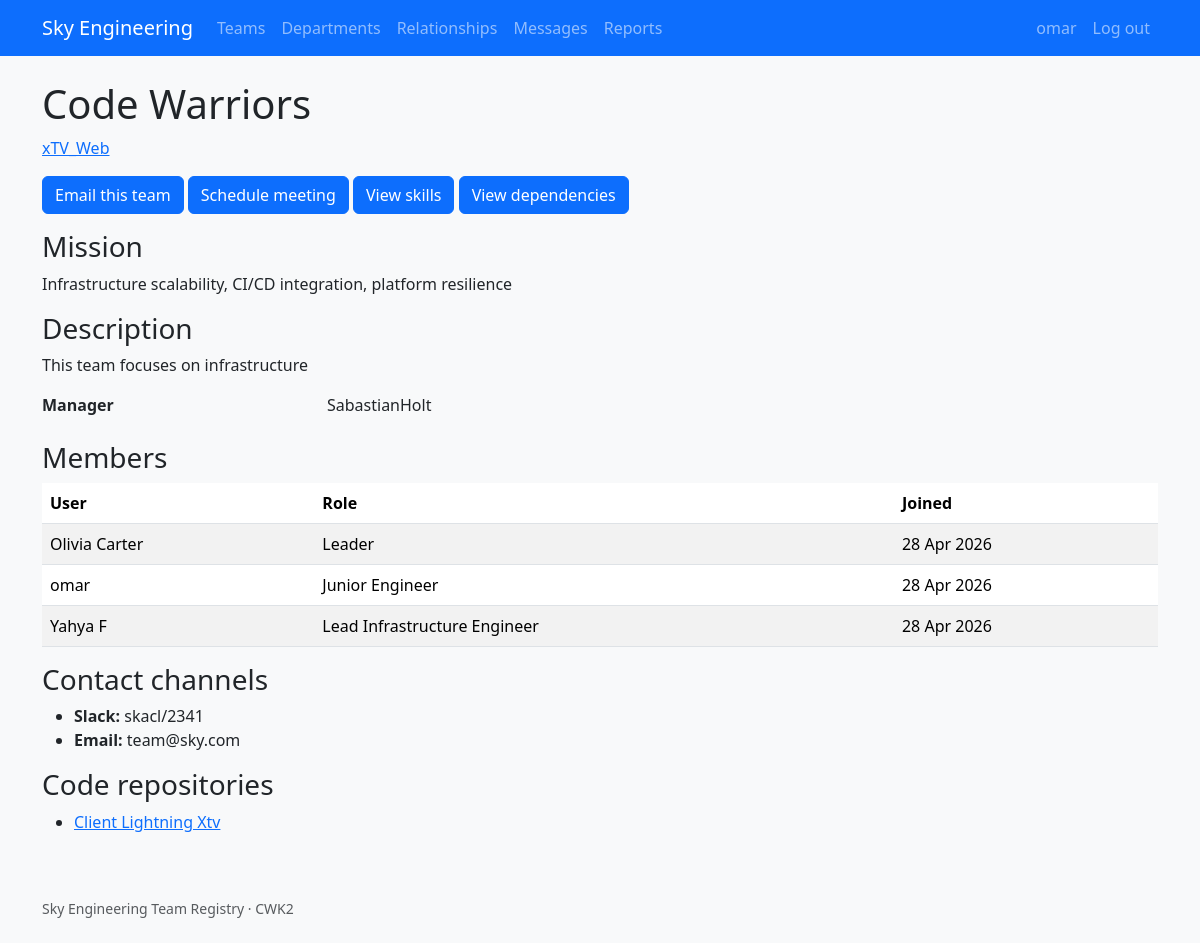
The app's page /teams/1/ (signed in) with its own data.
### teams/models.py (models this page shows, shortened)
class Team(models.Model):
    name = models.CharField(max_length=150, unique=True)
    mission = models.TextField()
    description = models.TextField(blank=True)
    department = models.ForeignKey(Department, on_delete=models.PROTECT)
    team_type = models.ForeignKey(TeamType, null=True, blank=True, on_delete=models.SET_NULL)
    manager = models.ForeignKey(
        settings.AUTH_USER_MODEL,
        null=True,
        blank=True,
        on_delete=models.SET_NULL,
        related_name='managed_teams',
    )
    created_at = models.DateTimeField(auto_now_add=True)
    updated_at = models.DateTimeField(auto_now=True)

class TeamMember(models.Model):
    team = models.ForeignKey(Team, on_delete=models.CASCADE)
    user = models.ForeignKey(settings.AUTH_USER_MODEL, on_delete=models.CASCADE)
    role = models.CharField(max_length=100)
    joined_at = models.DateField(auto_now_add=True)
    class Meta:
        unique_together = ('team', 'user')

class ContactChannel(models.Model):
    KIND_CHOICES = [
        ('slack', 'Slack'),
        ('teams', 'Teams'),
        ('email', 'Email'),
        ('other', 'Other'),
    ]
    team = models.ForeignKey(Team, on_delete=models.CASCADE)
    kind = models.CharField(max_length=20, choices=KIND_CHOICES)
    value = models.CharField(max_length=255)

class CodeRepository(models.Model):
    team = models.ForeignKey(Team, on_delete=models.CASCADE)
    name = models.CharField(max_length=150)
    url = models.URLField()

### organization/models.py (models this page shows, shortened)
class Department(models.Model):
    name = models.CharField(max_length=150, unique=True)
    specialisation = models.CharField(max_length=200)
    leader = models.ForeignKey(
        settings.AUTH_USER_MODEL,
        null=True,
        blank=True,
        on_delete=models.SET_NULL,
        related_name='led_departments',
    )
    description = models.TextField(blank=True)

### teams/views.py (the view)
# urls.py: path('<int:pk>/', views.team_detail, name='team_detail'),
@login_required
def team_detail(request, pk):
    team = get_object_or_404(
        Team.objects.select_related('department', 'team_type', 'manager'),
        pk=pk,
    )
    return render(request, 'teams/team_detail.html', {
        'team': team,
        'members': team.teammember_set.select_related('user').all(),
        'channels': team.contactchannel_set.all(),
        'repos': team.coderepository_set.all(),
    })

### teams/templates/teams/team_detail.html (shortened to what this page needs)
{% extends 'base.html' %}
{% block content %}
<h1>{{ team.name }}</h1>
<p class="text-muted">
  <a href="{% url 'department_detail' team.department.pk %}">{{ team.department.name }}</a>
</p>
<div class="mb-3">
  <a href="{% url 'email_team' team.pk %}" class="btn btn-primary">Email this team</a>
  <a href="{% url 'schedule_meeting' team.pk %}" class="btn btn-primary">Schedule meeting</a>
  <a href="{% url 'team_skills' team.pk %}" class="btn btn-primary">View skills</a>
  <a href="{% url 'team_dependencies' team.pk %}" class="btn btn-primary">View dependencies</a>
</div>
<h3>Mission</h3>
<p>{{ team.mission }}</p>
{% if team.description %}<h3>Description</h3><p>{{ team.description }}</p>{% endif %}
<dl class="row">
  <dt class="col-sm-3">Manager</dt>
  <dd class="col-sm-9">{% if team.manager %}{{ team.manager.get_full_name|default:team.manager.username }}{% else %}<em>Not assigned</em>{% endif %}</dd>
</dl>
<h3>Members</h3>
<table class="table table-striped">
  <thead><tr><th>User</th><th>Role</th><th>Joined</th></tr></thead>
  <tbody>
    {% for m in members %}
      <tr><td>{{ m.user.get_full_name|default:m.user.username }}</td><td>{{ m.role }}</td><td>{{ m.joined_at }}</td></tr>
    {% empty %}<tr><td colspan="3"><em>No members.</em></td></tr>{% endfor %}
  </tbody>
</table>
<h3>Contact channels</h3>
<ul>
  {% for c in channels %}<li><strong>{{ c.get_kind_display }}:</strong> {{ c.value }}</li>{% empty %}<li><em>None.</em></li>{% endfor %}
</ul>
<h3>Code repositories</h3>
<ul>
  {% for r in repos %}<li><a href="{{ r.url }}">{{ r.name }}</a></li>{% empty %}<li><em>None.</em></li>{% endfor %}
</ul>
{% endblock %}

### templates/navbar.html (shortened to what this page needs)
<nav class="navbar navbar-expand-lg navbar-dark bg-primary">
  <div class="container">
    <a class="navbar-brand" href="{% url 'home' %}">Sky Engineering</a>
    <div class="collapse navbar-collapse" id="nav">
      <ul class="navbar-nav me-auto">
        <li class="nav-item"><a class="nav-link" href="{% url 'team_list' %}">Teams</a></li>
        <li class="nav-item"><a class="nav-link" href="{% url 'department_list' %}">Departments</a></li>
        <li class="nav-item"><a class="nav-link" href="{% url 'org_relationships' %}">Relationships</a></li>
        <li class="nav-item"><a class="nav-link" href="{% url 'inbox' %}">Messages</a></li>
        <li class="nav-item"><a class="nav-link" href="{% url 'reports:index' %}">Reports</a></li>
      </ul>
      <ul class="navbar-nav">
        {% if request.user.is_authenticated %}
          <li class="nav-item"><a class="nav-link" href="{% url 'profile' %}">{{ request.user.username }}</a></li>
          <li class="nav-item">
            <form method="post" action="{% url 'logout' %}" class="d-inline">
              <button type="submit" class="btn btn-link nav-link">Log out</button>
            </form>
          </li>
        {% else %}
          <li class="nav-item"><a class="nav-link" href="{% url 'login' %}">Log in</a></li>
          <li class="nav-item"><a class="nav-link" href="{% url 'signup' %}">Sign up</a></li>
        {% endif %}
      </ul>
    </div>
  </div>
</nav>

### static/css/style.css (style rules this page uses)
body { background: #f8f9fa; }

### records on screen
Team: name "Code Warriors", department.name "xTV_Web", mission "Infrastructure scalability, CI/CD integration, platform resilience", description "This team focuses on infrastructure", manager.get_full_name "SabastianHolt"
TeamMember: user.get_full_name "Olivia Carter", role "Leader", joined_at "28 Apr 2026"
TeamMember: user.get_full_name "omar", role "Junior Engineer", joined_at "28 Apr 2026"
TeamMember: user.get_full_name "Yahya F", role "Lead Infrastructure Engineer", joined_at "28 Apr 2026"
ContactChannel: kind "Slack", value "skacl/2341"
ContactChannel: kind "Email", value "team@sky.com"
CodeRepository: name "Client Lightning Xtv"

### other values on screen
{{ request.user.username }} "omar"
